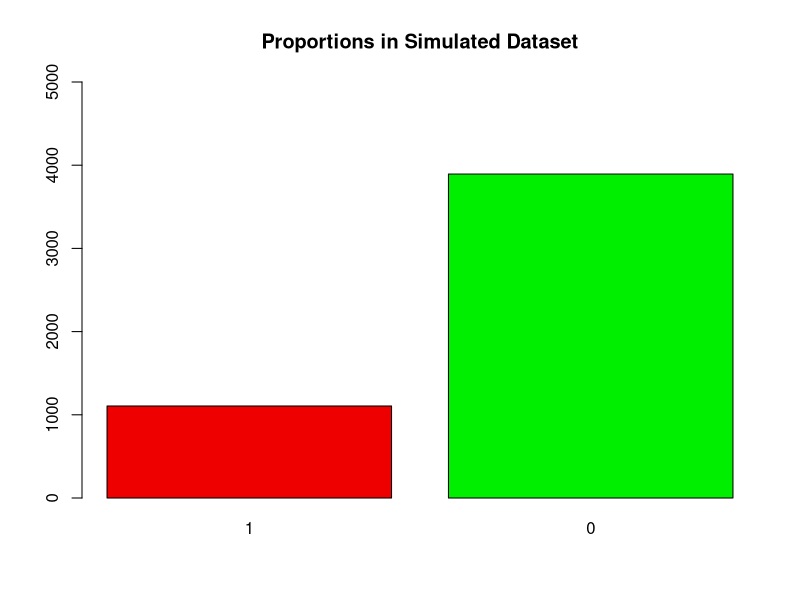
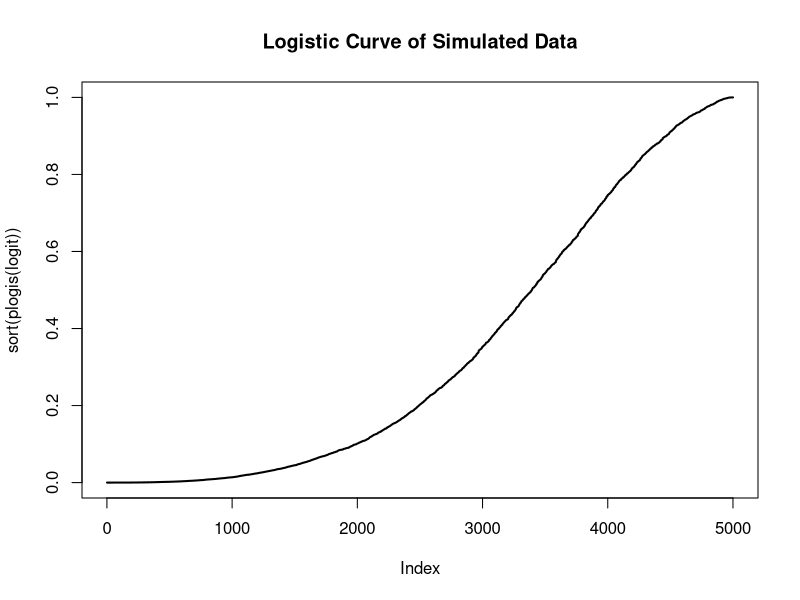
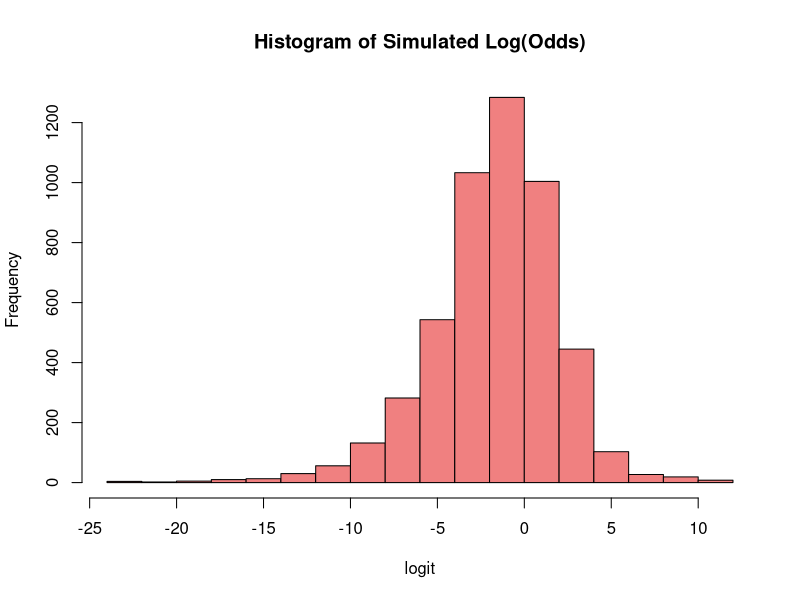
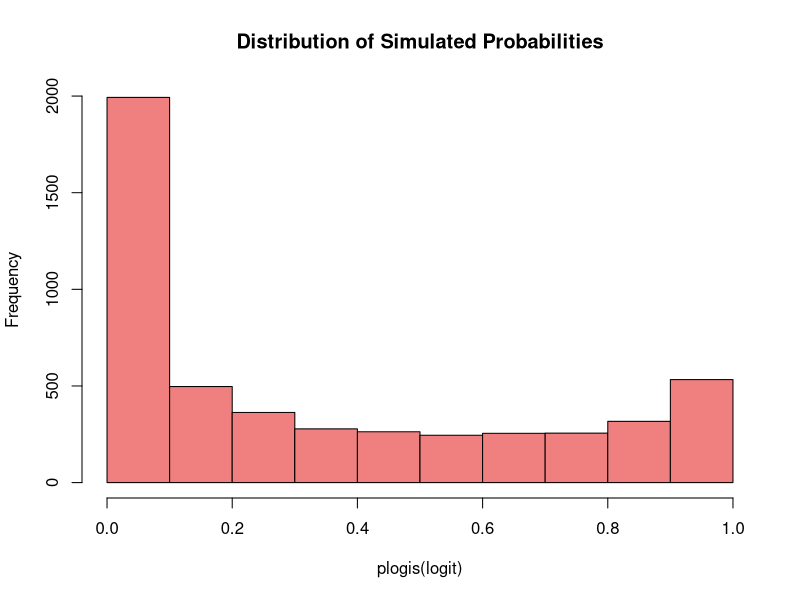

These figures' R source, in order: (Note: this script raises an error after producing the figures.)
# Simulating a dataset

# Data to be simulated:
    
# Response:
## Binary (0,1) : 20% Class imbalance

# Covariates: 10
## x1: Continuous - Normal(0,1)
## x2: Continuous - Normal(0,1)
## x3: Continuous -  Normal(0,1)
## x4: Continuous -  Normal(0,1)
## x5: Categorical - Bernoulli(0.5)
## x6: Categorical - Bernoulli(0.7)
## x7: Continuous - Normal(0,1)
## x8: Categorical - Bernoulli(0.4)
## x9: Non-Linear - Quadratic
## x10: Non-Linear - Cubic

n_sim = 5000

set.seed(256)

# Continuous Normal
x1 = rnorm(n_sim)
x2 = rnorm(n_sim)
x3 = rnorm(n_sim)
x4 = rnorm(n_sim)

# Categorical Binary
x5 = rbinom(n_sim, 1, 0.5)
x6 = rbinom(n_sim, 1, 0.7)

# Interaction 
x7 = rnorm(n_sim)
x8 = rnorm(n_sim)

# Non-linear
x9 = rnorm(n_sim)
x10 = rnorm(n_sim)

# Set coefficients - chosen randomly

b0 = -0.8
b1 = 0.17
b2 = 0.36
b3 = -1.12
b4 = -0.84
b5 = 0.71
b6 = -0.61
b7 = 0.56
b8 = -0.36
b9 = 1.96
b10 = -1.24
b11 = -0.18
b12 = 0.88
b13 = -0.59
b14 = 0.36

# enter logistic model equation

logit = b0 +                                    # intercept
        b1*x1 +                                 # continuous
        b2*x2 +                                 # continuous
        b3*x3 +                                 # continuous
        b4*x4 +                                 # continuous
        b5*x5 +                                 # categorical
        b6*x6 +                                 # categorical
        b7*x7 +                                 # continuous - interaction
        b8*x8 +                                 # continuous - interaction
        b9*x7*x8 +
        b10*x9 + b11*x9^2 +                     # continuous - non-linear - quadratic
        b12*x10 + b13*x10^2 + b14*x10^3         # continuous - non-linear - cubic

# transform to probabilities and generate responses

y = factor(ifelse(plogis(logit) >= 0.7, 1, 0), levels = c(1,0))

# Sanity checks on simulated data
prop_1 = table(y)[2]/sum(table(y)); paste("Proportion of 1s:", prop_1)

barplot(table(y), ylim = c(0,5000), col = c("red2", "green2"),
        main = "Proportions in Simulated Dataset")

plot(sort(plogis(logit)), type = 'l', lwd = 2, main = "Logistic Curve of Simulated Data")

hist(logit, col = "lightcoral", main = "Histogram of Simulated Log(Odds)")

hist(plogis(logit), col = "lightcoral", main = "Distribution of Simulated Probabilities")

sim_dat = data.frame(y,x1,x2,x3,x4,x5,x6,x7,x8,x9,x10)
# head(sim_dat)

rm(b0,b1,b2,b3,b4,b5,b6,b7,b8,b9,b10,b11,b12,b13,b14,
   y,x1,x2,x3,x4,x5,x6,x7,x8,x9,x10)

# working directory is repo base
fp = "utils/data/simulated_data.csv"
write.csv(sim_dat, file = fp, row.names = FALSE)
